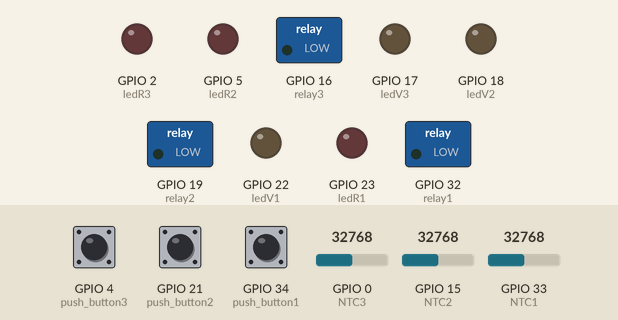
The program below on a simulated ESP32 board running MicroPython. Shown: switched loads named in the program (green lamp = pin HIGH), output pins drawn as LEDs (lit = HIGH). The test bench sets the inputs (shaded band); at power-on: GPIO 4 (push_button3) LOW, GPIO 21 (push_button2) LOW, GPIO 34 (push_button1) LOW, GPIO 0 (NTC3) = 32768, GPIO 15 (NTC2) = 32768, GPIO 33 (NTC1) = 32768 (analog values on the 0–65535 scale).

Above: at 1.2 s.
1.3 s: GPIO 4 (push_button3) pulled HIGH for 0.15 s
At 1.8 s:
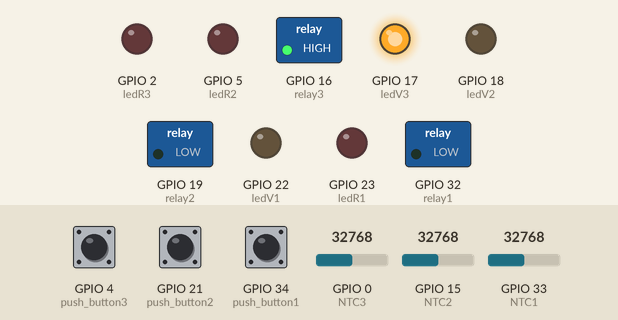
2.9 s: GPIO 21 (push_button2) pulled HIGH for 0.15 s
At 3.2 s:
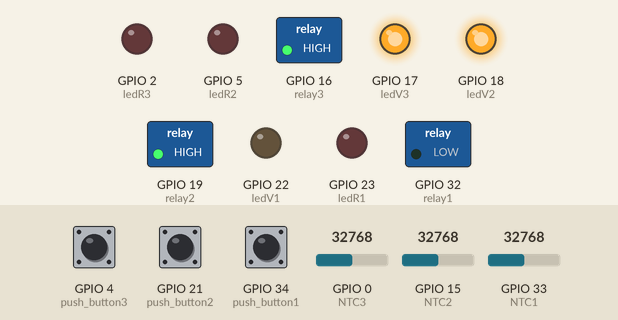
4.5 s: GPIO 34 (push_button1) pulled HIGH for 0.15 s
At 5.8 s:
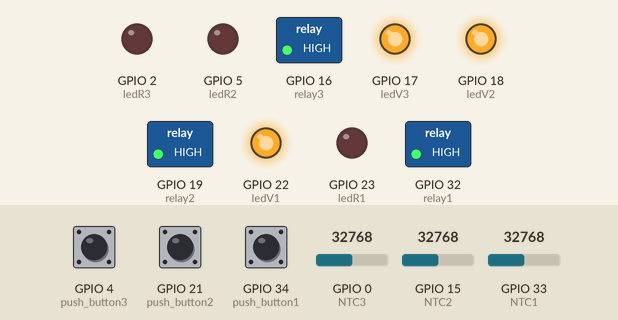
Timing chart, 0 to 7.5 s (numbered marks = the images above; inputs shaded):
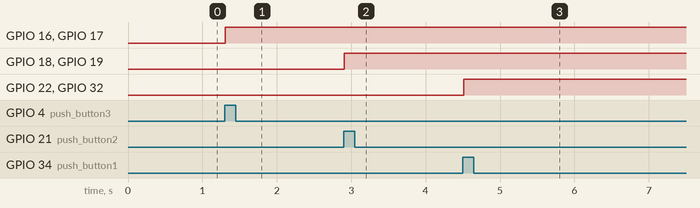

The program:

main.py
```python
from machine import Pin, ADC
import time

push_button1 = Pin(34, Pin.IN)
relay1 = Pin(32, Pin.OUT)
NTC1 = Pin(33, Pin.IN)
ntc1 = ADC(NTC1)

push_button2 = Pin(21, Pin.IN)
relay2 = Pin(19, Pin.OUT)
NTC2 = Pin(15, Pin.IN)
ntc2 = ADC(NTC2)

push_button3 = Pin(4, Pin.IN)
relay3 = Pin(16, Pin.OUT)
NTC3 = Pin(0, Pin.IN)
ntc3 = ADC(NTC3)

ledR1 = Pin(23, Pin.OUT)
ledV1 = Pin(22, Pin.OUT)
ledR2 = Pin(5, Pin.OUT)
ledV2 = Pin(18, Pin.OUT)
ledR3 = Pin(2, Pin.OUT)
ledV3 = Pin(17, Pin.OUT)

while 1:
    button1value = push_button1.value()
    button2value = push_button2.value()
    button3value = push_button3.value()

    Temperature1_signal = 65535 - ntc1.read_u16()
    Temperature2_signal = 65535 - ntc2.read_u16()
    Temperature3_signal = 65535 - ntc3.read_u16()

    if button1value == 1 and Temperature1_signal < 52525:
        relay1.on()
        ledR1.off()
        ledV1.on()
    elif button1value == 1 and Temperature1_signal > 52525:
        relay1.off()
        ledR1.on()
        ledV1.off()

    if button2value == 1 and Temperature2_signal < 52525:
        relay2.on()
        ledR2.off()
        ledV2.on()
    elif button2value == 1 and Temperature2_signal > 52525:
        relay2.off()
        ledR2.on()
        ledV2.off()

    if button3value == 1 and Temperature3_signal < 52525:
        relay3.on()
        ledR3.off()
        ledV3.on()
    elif button3value == 1 and Temperature3_signal > 52525:
        relay3.off()
        ledR3.on()
        ledV3.off()

    time.sleep(0.1)
```

Measured:
- after the input at 1.3 s, GPIO 16 (relay3), GPIO 17 (ledV3): LOW → HIGH at once
- after the input at 2.9 s, GPIO 18 (ledV2), GPIO 19 (relay2): LOW → HIGH at once
- after the input at 4.5 s, GPIO 22 (ledV1), GPIO 32 (relay1): LOW → HIGH at once
